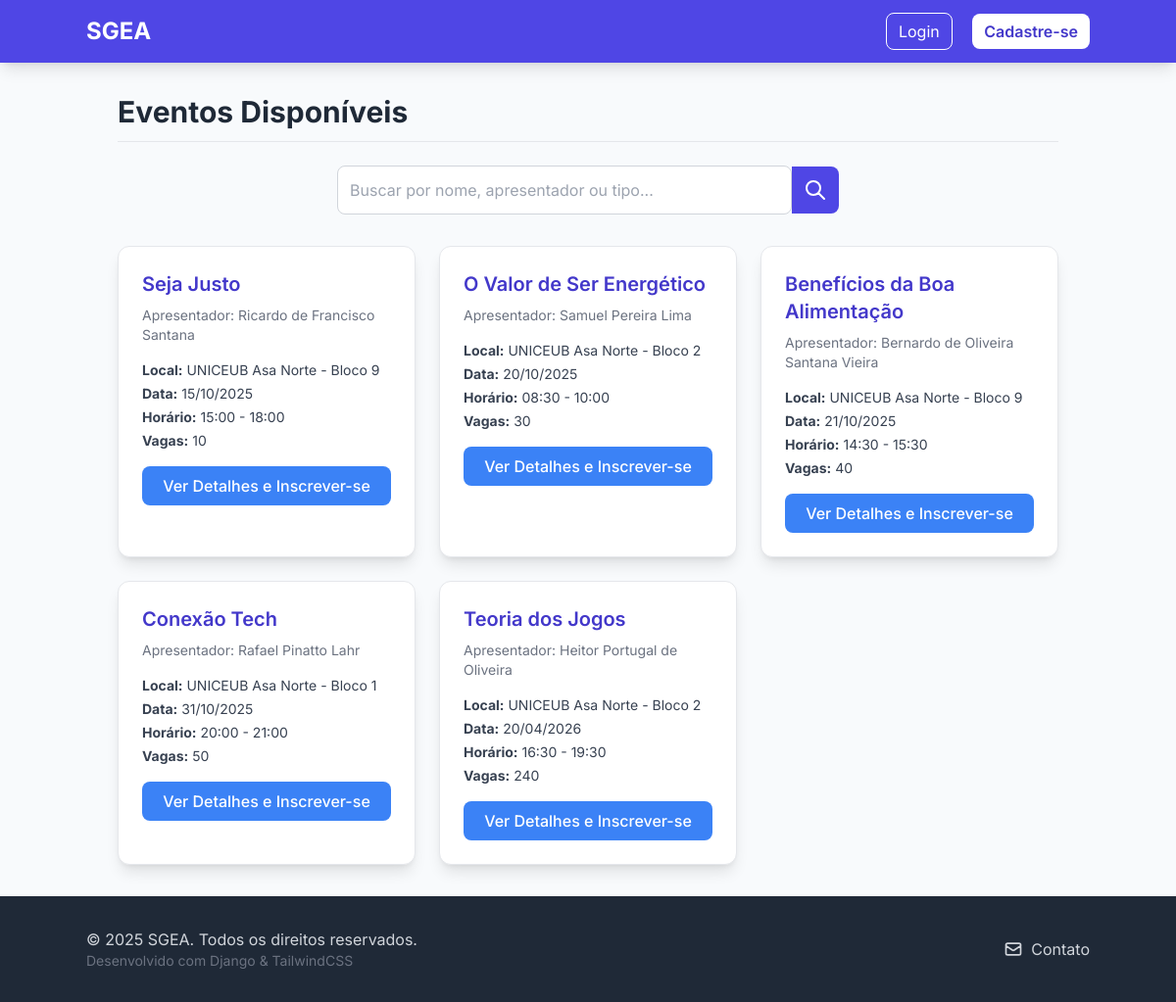
The page /eventos/ on the database its author committed.
### events/models.py (models this page shows, shortened)
class Evento(models.Model):
    TIPO_CHOICES = (
        ('SEMINARIO', 'Seminário'),
        ('PALESTRA', 'Palestra'),
        ('MINICURSO', 'Minicurso'),
        ('SEMANA', 'Semana Acadêmica'),
    )
    nome_evento = models.CharField(max_length=255)
    apresentador = models.CharField(max_length=255)
    tipo_evento = models.CharField(max_length=50, choices=TIPO_CHOICES)
    data = models.DateField()
    horario_inicio = models.TimeField()
    horario_fim = models.TimeField()
    local = models.CharField(max_length=255)
    qtd_participantes = models.IntegerField(default=0)
    organizador_responsavel = models.ForeignKey(
        Usuario,
        on_delete=models.CASCADE,
        limit_choices_to={'perfil': 'ORGANIZADOR'} # Garante que apenas organizadores possam ser selecionados
    )

### events/views.py (the view)
# urls.py: path('', views.EventListView.as_view(), name='event_list'),
class EventListView(ListView):
    model = Evento
    template_name = 'events/event_list.html'
    context_object_name = 'object_list'
    def get_queryset(self):
        queryset = Evento.objects.all().order_by('data')
        query = self.request.GET.get('q')
        if query:
            queryset = queryset.filter(Q(nome_evento__icontains=query) | Q(apresentador__icontains=query) | Q(tipo_evento__icontains=query)).distinct()
        return queryset

### events/templates/events/event_list.html (shortened to what this page needs)
{% load static %}
<!DOCTYPE html>
<html lang="pt-br">
<head>
    <script src="https://cdn.tailwindcss.com"></script>
    <link rel="stylesheet" href="{% static 'css/base.css' %}">
</head>
<body>
    <nav class="p-4 shadow-lg">
        <div class="container mx-auto flex justify-between items-center">
            <a href="{% url 'inicio:home' %}" class="text-2xl font-bold text-white">SGEA</a>
            <div class="space-x-4">
                {% if user.is_authenticated %}
                    <span class="text-white text-sm">Olá, {{ user.username }} ({{ user.perfil }})!</span>
                    <form class="inline" method="post" action="{% url 'logout' %}">
                        {% csrf_token %}
                        <button type="submit" class="bg-red-500 hover:bg-red-600 text-white px-3 py-1 rounded-lg text-sm transition duration-200">Sair</button>
                    </form>
                {% else %}
                    <a href="{% url 'login' %}" class="px-3 py-2 text-white border border-white rounded-lg hover:bg-white hover:text-indigo-700 transition duration-150">Login</a>
                    <a href="{% url 'register' %}" class="px-3 py-2 text-indigo-700 bg-white rounded-lg font-semibold hover:bg-gray-100 transition duration-150">Cadastre-se</a>
                {% endif %}
            </div>
        </div>
    </nav>
    <main class="container mx-auto p-4 md:p-8">
        <div class="flex justify-between items-center mb-6 border-b pb-3">
            <h2 class="text-3xl font-bold text-gray-800">Eventos Disponíveis</h2>
        </div>
        <div class="mb-8">
            <form method="get" action="" class="flex items-center w-full max-w-lg mx-auto">
                <input type="text" name="q" value="{{ request.GET.q }}" placeholder="Buscar por nome, apresentador ou tipo..." class="w-full p-3 border border-gray-300 rounded-l-lg focus:outline-none focus:ring-2 focus:ring-indigo-500 transition duration-150">
                <button type="submit" class="bg-indigo-600 hover:bg-indigo-700 text-white p-3 rounded-r-lg">
                    <svg class="w-6 h-6" fill="none" stroke="currentColor" viewBox="0 0 24 24" xmlns="http://www.w3.org/2000/svg"><path stroke-linecap="round" stroke-linejoin="round" stroke-width="2" d="M21 21l-6-6m2-5a7 7 0 11-14 0 7 7 0 0114 0z"></path></svg>
                </button>
            </form>
        </div>
        {% if object_list %}
            <div class="grid grid-cols-1 md:grid-cols-2 lg:grid-cols-3 gap-6">
                {% for evento in object_list %}
                    <div class="bg-white p-6 rounded-xl shadow-lg hover:shadow-xl transition duration-300 border border-gray-200">
                        <h3 class="text-xl font-semibold text-indigo-700 mb-2">{{ evento.nome_evento }}</h3>
                        <p class="text-gray-500 text-sm mb-4">Apresentador: {{ evento.apresentador }}</p>
                        <div class="space-y-1 text-sm text-gray-700">
                            <p><strong>Local:</strong> {{ evento.local }}</p>
                            <p><strong>Data:</strong> {{ evento.data|date:"d/m/Y" }}</p>
                            <p><strong>Horário:</strong> {{ evento.horario_inicio|time:"H:i" }} - {{ evento.horario_fim|time:"H:i" }}</p>
                            <p><strong>Vagas:</strong> {{ evento.qtd_participantes }}</p>
                        </div>
                        <div class="mt-4">
                            <a href="{% url 'events:event_detail' pk=evento.pk %}" class="w-full inline-block text-center bg-blue-500 hover:bg-blue-600 text-white font-medium py-2 rounded-lg transition duration-200">Ver Detalhes e Inscrever-se</a>
                        </div>
                    </div>
                {% endfor %}
            </div>
        {% endif %}
    </main>
    {% include 'inicio/partials/footer.html' %}
</body>
</html>

### sgea_core/static/css/base.css (style rules this page uses)
html { height: 100%; }
body { display: flex; flex-direction: column; min-height: 100%; font-family: 'Inter', sans-serif; margin: 0; padding: 0; box-sizing: border-box; -webkit-font-smoothing: antialiased; background-color: #f8fafc; }
main { flex-grow: 1; }
nav { background-color: #4f46e5; }
a { transition: color 0.2s; }
input:not([type="checkbox"]):not([type="radio"]), select, textarea { width: 100%; }
input[type="text"], input[type="password"], input[type="email"], input[type="number"], input[type="date"], input[type="time"], select { width: 100%; padding: 0.75rem; border: 1px solid #d1d5db; border-radius: 0.5rem; outline: none; transition: box-shadow 0.15s, border-color 0.15s; }

### rows shown on the page
Evento: nome_evento "Seja Justo", apresentador "Ricardo de Francisco Santana", local "UNICEUB Asa Norte - Bloco 9", data "15/10/2025", horario_inicio "15:00", horario_fim "18:00", qtd_participantes "10"
Evento: nome_evento "O Valor de Ser Energético", apresentador "Samuel Pereira Lima", local "UNICEUB Asa Norte - Bloco 2", data "20/10/2025", horario_inicio "08:30", horario_fim "10:00", qtd_participantes "30"
Evento: nome_evento "Benefícios da Boa Alimentação", apresentador "Bernardo de Oliveira Santana Vieira", local "UNICEUB Asa Norte - Bloco 9", data "21/10/2025", horario_inicio "14:30", horario_fim "15:30", qtd_participantes "40"
Evento: nome_evento "Conexão Tech", apresentador "Rafael Pinatto Lahr", local "UNICEUB Asa Norte - Bloco 1", data "31/10/2025", horario_inicio "20:00", horario_fim "21:00", qtd_participantes "50"
Evento: nome_evento "Teoria dos Jogos", apresentador "Heitor Portugal de Oliveira", local "UNICEUB Asa Norte - Bloco 2", data "20/04/2026", horario_inicio "16:30", horario_fim "19:30", qtd_participantes "240"
